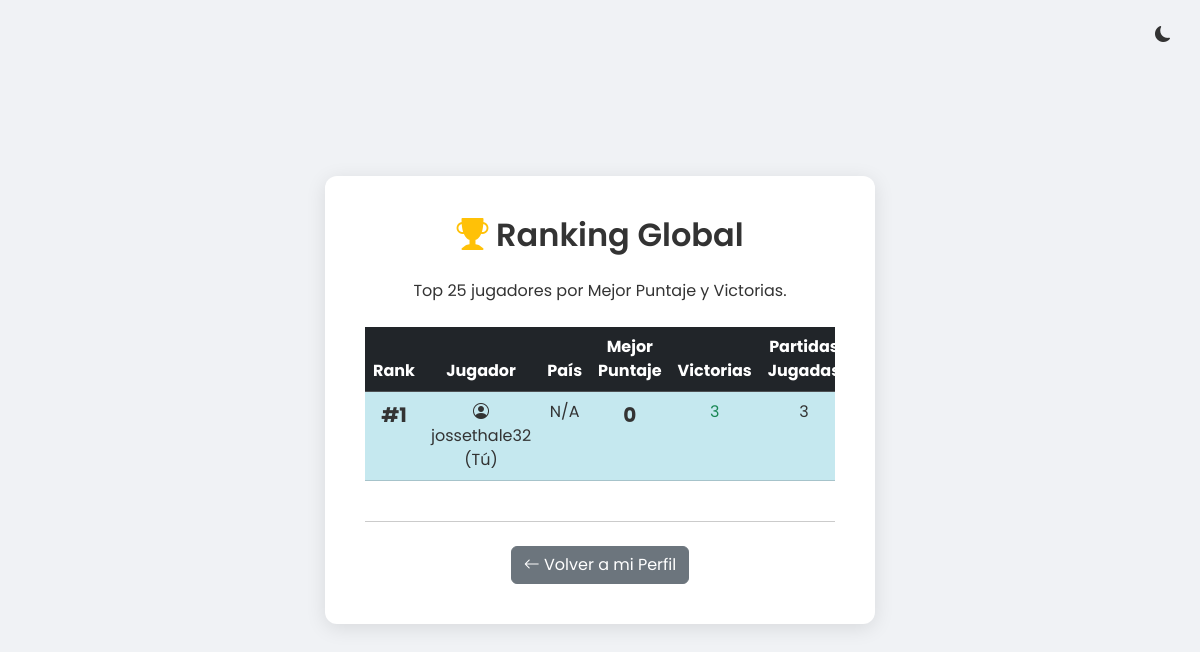
The app's page /ranking/ (signed in) with its own data.
### memory/models.py (models this page shows, shortened)
class Player(models.Model):
    user = models.OneToOneField(User, on_delete=models.CASCADE)
    total_victories = models.PositiveIntegerField(default=0)
    total_defeats = models.PositiveIntegerField(default=0)
    games_played = models.PositiveIntegerField(default=0)
    best_score = models.IntegerField(default=0)
    country = models.CharField(max_length=50, blank=True, null=True)

### memory/views.py (the view)
# urls.py: path('ranking/', views.ranking_view, name='ranking'),
@login_required
def ranking_view(request):
    players_list = Player.objects.order_by('-best_score', '-total_victories')[:25]
    context = {
        'players_list': players_list,
    }
    return render(request, 'ranking.html', context)

### memory/templates/ranking.html
{% extends 'base.html' %}
{% block content %}
<div class="text-center w-100">
    <h2 class="form-title"><i class="bi bi-trophy-fill text-warning"></i> Ranking Global</h2>
    <p class="mb-4">Top 25 jugadores por Mejor Puntaje y Victorias.</p>
    <div class="table-responsive">
        <table class="table table-striped table-hover">
            <thead class="table-dark">
                <tr>
                    <th>Rank</th>
                    <th>Jugador</th>
                    <th>País</th>
		            <th>Mejor Puntaje</th>
                    <th>Victorias</th>
                    <th>Partidas Jugadas</th>
                </tr>
            </thead>
            <tbody>
                {% for player in players_list %}
                <tr {% if player.user == user %}class="table-info"{% endif %} class="animate-in" style="animation-delay: 0.{{ forloop.counter0 }}s;">
                    <td class="fs-5 fw-bold">#{{ forloop.counter }}</td>
                    <td>
                        <i class="bi bi-person-circle"></i>
                        {{ player.user.username }}
                        {% if player.user == user %}(Tú){% endif %}
                    </td>
		            <td>
                        {% if player.country %}
                            <i class="bi bi-geo-alt-fill"></i> {{ player.country }}
                        {% else %}
                            N/A
                        {% endif %}
            	    </td>
                    <td class="fs-5 fw-bold">{{ player.best_score }}</td>
                    <td class="text-success">{{ player.total_victories }}</td>
                    <td>{{ player.games_played }}</td>
                </tr>
                {% empty %}
                <tr><td colspan="5" class="text-center">No hay jugadores.</td></tr>
                {% endfor %}
            </tbody>
        </table>
    </div>
    <hr class="my-4">
    <a href="{% url 'profile' %}" class="btn btn-secondary"><i class="bi bi-arrow-left"></i> Volver a mi Perfil</a>
</div>
{% endblock %}

### memory/templates/base.html (style rules this page uses)
:root { --bg-color: #f0f2f5; --form-bg: white; --text-color: #333; --link-color: #1a73e8; --card-bg: #FFFFFF; --card-text: #000; --table-bg: #FFF; --table-stripe: rgba(0, 0, 0, 0.05); --btn-game-bg: #1a73e8; --btn-game-hover: #1558b0; }
body { background-color: var(--bg-color); font-family: 'Poppins', sans-serif; display: flex; justify-content: center; align-items: center; min-height: 100vh; color: var(--text-color); }
.form-title { color: var(--text-color); font-weight: 600; margin-bottom: 25px; text-align: center; }
.table { color: var(--text-color); }
.table-striped > tbody > tr:nth-of-type(odd) > * { background-color: var(--table-stripe) !important; color: var(--text-color); }

### records on screen
Player: user.username "jossethale32", shows "(Tú)", shows "N/A", best_score "0", total_victories "3", games_played "3"
